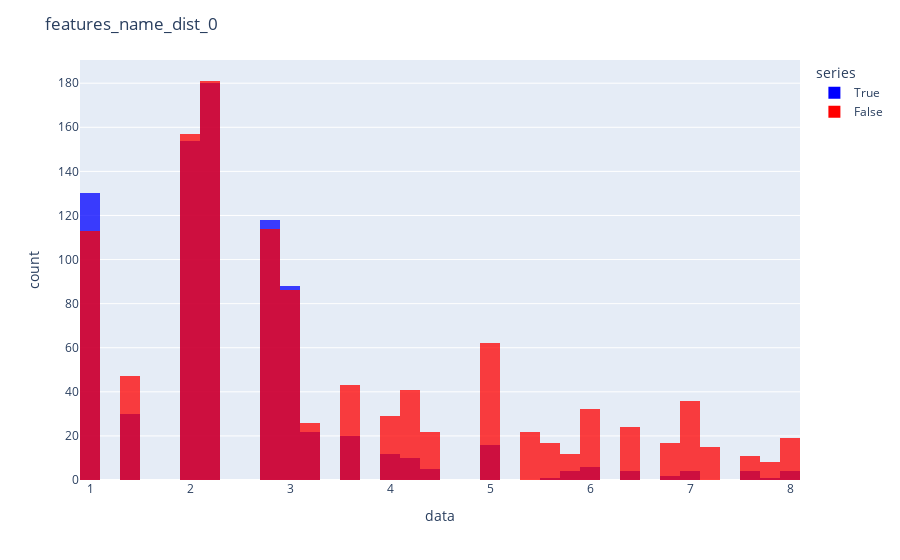
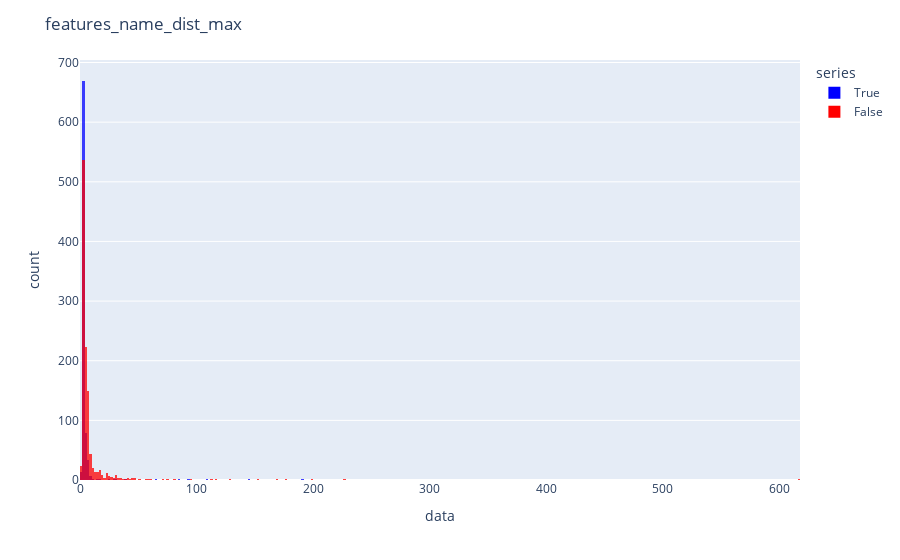
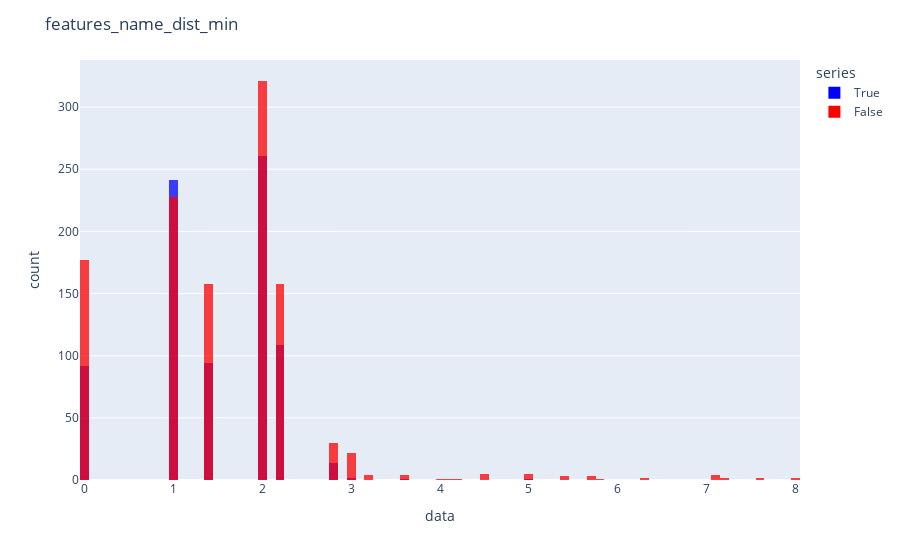
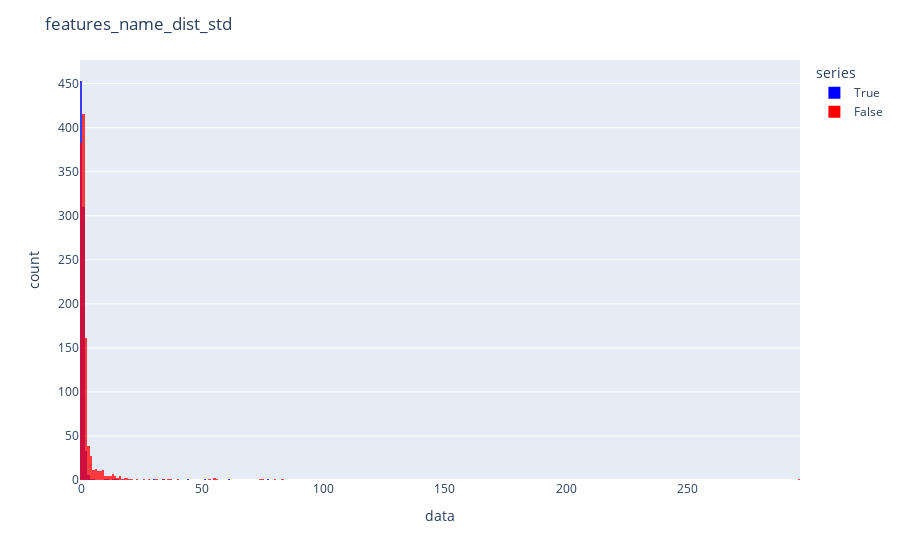

Here is the notebook cell these charts were saved with, in order:
### Code cell
# histogram for each feature
df = merged_features_all
for feature_name in selected_keys:
    title = 'features_name'
    true_data = df[df['is_true_parent'] == True][feature_name].to_numpy()
    false_data = df[df['is_true_parent'] == False][feature_name].to_numpy()
    df_f =pd.DataFrame(dict(
        series = np.concatenate(([True]*len(true_data), [False]*len(false_data))), 
        data = np.concatenate((true_data,false_data))
    ))
    fig = px.histogram(df_f, x="data", color="series", barmode="overlay", opacity=0.75, color_discrete_map = {False:'red',True:'blue'})
    fig.update_layout(title=title+'_'+feature_name)
    fig.show()
fig.write_html('test' + '.html')

### Figure 1 — Plotly figure (JSON) as saved in the notebook; plotly's stock layout.template omitted (floating-point values rounded to 4 significant figures; data arrays with more than 128 entries replaced by an {"elided": "..."} marker saying what was removed)
{"data": [{"alignmentgroup": "True", "bingroup": "x", "hovertemplate": "series=True<br>data=%{x}<br>count=%{y}<extra></extra>", "legendgroup": "True", "marker": {"color": "blue", "opacity": 0.75, "pattern": {"shape": ""}}, "name": "True", "offsetgroup": "True", "orientation": "v", "showlegend": true, "type": "histogram", "x": {"elided": "815 float values"}, "xaxis": "x", "yaxis": "y"}, {"alignmentgroup": "True", "bingroup": "x", "hovertemplate": "series=False<br>data=%{x}<br>count=%{y}<extra></extra>", "legendgroup": "False", "marker": {"color": "red", "opacity": 0.75, "pattern": {"shape": ""}}, "name": "False", "offsetgroup": "False", "orientation": "v", "showlegend": true, "type": "histogram", "x": {"elided": "1134 float values"}, "xaxis": "x", "yaxis": "y"}], "layout": {"barmode": "overlay", "legend": {"title": {"text": "series"}, "tracegroupgap": 0}, "margin": {"t": 60}, "title": {"text": "features_name_dist_0"}, "xaxis": {"anchor": "y", "domain": [0, 1], "title": {"text": "data"}}, "yaxis": {"anchor": "x", "domain": [0, 1], "title": {"text": "count"}}}}

### Figure 2 — Plotly figure (JSON) as saved in the notebook; plotly's stock layout.template omitted (floating-point values rounded to 4 significant figures; data arrays with more than 128 entries replaced by an {"elided": "..."} marker saying what was removed)
{"data": [{"alignmentgroup": "True", "bingroup": "x", "hovertemplate": "series=True<br>data=%{x}<br>count=%{y}<extra></extra>", "legendgroup": "True", "marker": {"color": "blue", "opacity": 0.75, "pattern": {"shape": ""}}, "name": "True", "offsetgroup": "True", "orientation": "v", "showlegend": true, "type": "histogram", "x": {"elided": "815 float values"}, "xaxis": "x", "yaxis": "y"}, {"alignmentgroup": "True", "bingroup": "x", "hovertemplate": "series=False<br>data=%{x}<br>count=%{y}<extra></extra>", "legendgroup": "False", "marker": {"color": "red", "opacity": 0.75, "pattern": {"shape": ""}}, "name": "False", "offsetgroup": "False", "orientation": "v", "showlegend": true, "type": "histogram", "x": {"elided": "1134 float values"}, "xaxis": "x", "yaxis": "y"}], "layout": {"barmode": "overlay", "legend": {"title": {"text": "series"}, "tracegroupgap": 0}, "margin": {"t": 60}, "title": {"text": "features_name_dist_max"}, "xaxis": {"anchor": "y", "domain": [0, 1], "title": {"text": "data"}}, "yaxis": {"anchor": "x", "domain": [0, 1], "title": {"text": "count"}}}}

### Figure 3 — Plotly figure (JSON) as saved in the notebook; plotly's stock layout.template omitted (floating-point values rounded to 4 significant figures; data arrays with more than 128 entries replaced by an {"elided": "..."} marker saying what was removed)
{"data": [{"alignmentgroup": "True", "bingroup": "x", "hovertemplate": "series=True<br>data=%{x}<br>count=%{y}<extra></extra>", "legendgroup": "True", "marker": {"color": "blue", "opacity": 0.75, "pattern": {"shape": ""}}, "name": "True", "offsetgroup": "True", "orientation": "v", "showlegend": true, "type": "histogram", "x": {"elided": "815 float values"}, "xaxis": "x", "yaxis": "y"}, {"alignmentgroup": "True", "bingroup": "x", "hovertemplate": "series=False<br>data=%{x}<br>count=%{y}<extra></extra>", "legendgroup": "False", "marker": {"color": "red", "opacity": 0.75, "pattern": {"shape": ""}}, "name": "False", "offsetgroup": "False", "orientation": "v", "showlegend": true, "type": "histogram", "x": {"elided": "1134 float values"}, "xaxis": "x", "yaxis": "y"}], "layout": {"barmode": "overlay", "legend": {"title": {"text": "series"}, "tracegroupgap": 0}, "margin": {"t": 60}, "title": {"text": "features_name_dist_min"}, "xaxis": {"anchor": "y", "domain": [0, 1], "title": {"text": "data"}}, "yaxis": {"anchor": "x", "domain": [0, 1], "title": {"text": "count"}}}}

### Figure 4 — Plotly figure (JSON) as saved in the notebook; plotly's stock layout.template omitted (floating-point values rounded to 4 significant figures; data arrays with more than 128 entries replaced by an {"elided": "..."} marker saying what was removed)
{"data": [{"alignmentgroup": "True", "bingroup": "x", "hovertemplate": "series=True<br>data=%{x}<br>count=%{y}<extra></extra>", "legendgroup": "True", "marker": {"color": "blue", "opacity": 0.75, "pattern": {"shape": ""}}, "name": "True", "offsetgroup": "True", "orientation": "v", "showlegend": true, "type": "histogram", "x": {"elided": "815 float values"}, "xaxis": "x", "yaxis": "y"}, {"alignmentgroup": "True", "bingroup": "x", "hovertemplate": "series=False<br>data=%{x}<br>count=%{y}<extra></extra>", "legendgroup": "False", "marker": {"color": "red", "opacity": 0.75, "pattern": {"shape": ""}}, "name": "False", "offsetgroup": "False", "orientation": "v", "showlegend": true, "type": "histogram", "x": {"elided": "1134 float values"}, "xaxis": "x", "yaxis": "y"}], "layout": {"barmode": "overlay", "legend": {"title": {"text": "series"}, "tracegroupgap": 0}, "margin": {"t": 60}, "title": {"text": "features_name_dist_std"}, "xaxis": {"anchor": "y", "domain": [0, 1], "title": {"text": "data"}}, "yaxis": {"anchor": "x", "domain": [0, 1], "title": {"text": "count"}}}}
